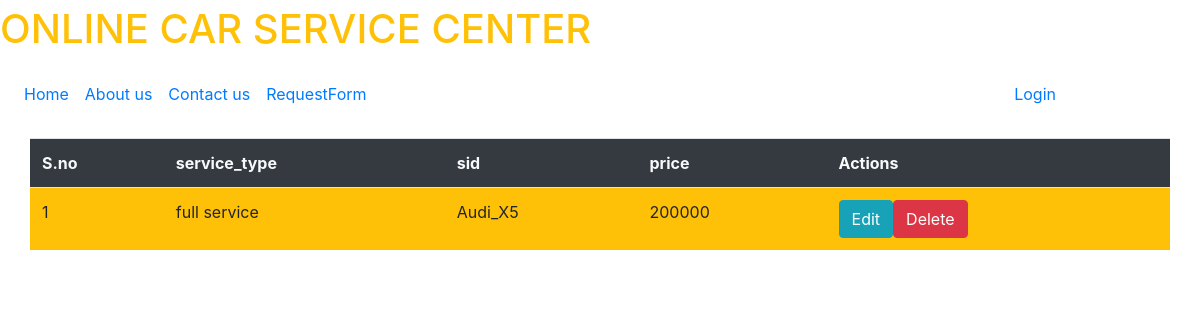
Page /showdata/ on the committed database.
### service/models.py (models this page shows, shortened)
class Services(models.Model):
	service_type=models.CharField(max_length=30)
	price=models.IntegerField()
	sid=models.ForeignKey(CarCategory,on_delete=models.CASCADE)
	is_status=models.IntegerField(default=1)

class CarCategory(models.Model):
	cname=models.CharField(max_length=20)
	def __str__(self):
		return self.cname

### service/views.py (the view)
# urls.py: path('showdata/',views.showinfo,name="show"),
def showinfo(req):
	data=Services.objects.all()
	return render(req,'services/showdata.html',{'info':data})

### service/templates/services/showdata.html (shortened to what this page needs)
{% extends 'services/base.html' %}
{% block content %}
<div class="container">
	<div class="row mt-3">
		<table class="table table-striped table-hover bg-warning">
			<tr class="bg-dark text-light">
				<th>S.no</th>
				<th>service_type</th>
				<th>sid</th>
				<th>price</th>
				<th>Actions</th>
			</tr>
			{% for i in info %}
			<tr>
				<td>{{forloop.counter}}</td>
				<td>{{i.service_type}}</td>
				<td>{{i.sid}}</td>
				<td>{{i.price}}</td>
				<td><a href="{% url 'ue' i.id %}" class="btn btn-info">Edit</a><a href="{% url 'infodelete' i.id %}" class="btn btn-danger">Delete</a></td>
			</tr>
			{% endfor %}
		</table>
	</div>
</div>
{% endblock %}

### rows in the picture
Services: service_type "full service", sid "Audi_X5", price "200000"
